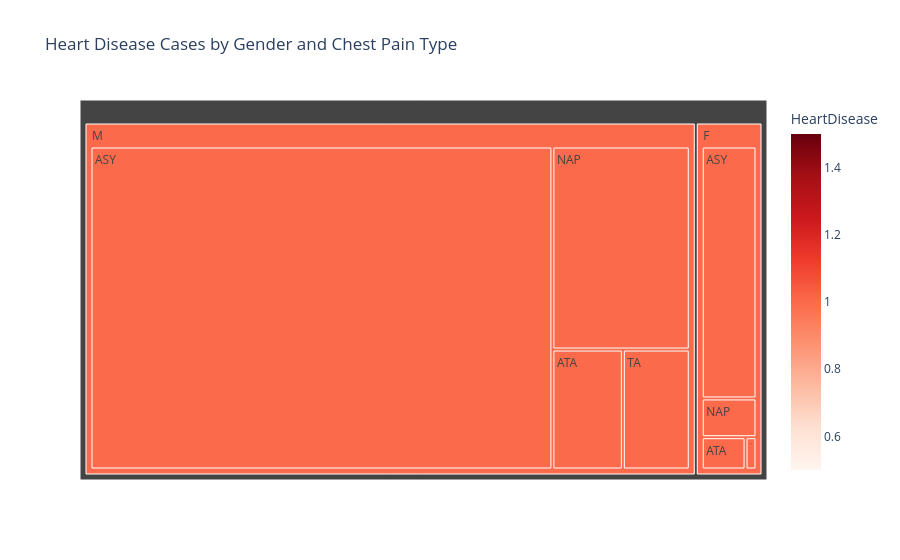

The code cell stored with this chart in its notebook:
### Code cell
fig = px.treemap(df, path=['Sex', 'ChestPainType'], values='HeartDisease',
                 color='HeartDisease', 
                 title='Heart Disease Cases by Gender and Chest Pain Type',
                 color_continuous_scale='Reds')
fig.show()

### Figure 1 — Plotly figure (JSON) as saved in the notebook; plotly's stock layout.template omitted (floating-point values rounded to 4 significant figures)
{"data": [{"branchvalues": "total", "customdata": [[1], [1], [1], [1], [1], [1], [1], [1], [1], [1]], "domain": {"x": [0, 1], "y": [0, 1]}, "hovertemplate": "labels=%{label}<br>HeartDisease_sum=%{value}<br>parent=%{parent}<br>id=%{id}<br>HeartDisease=%{color}<extra></extra>", "ids": ["F/ASY", "M/ASY", "F/ATA", "M/ATA", "F/NAP", "M/NAP", "F/TA", "M/TA", "F", "M"], "labels": ["ASY", "ASY", "ATA", "ATA", "NAP", "NAP", "TA", "TA", "F", "M"], "marker": {"coloraxis": "coloraxis", "colors": [1, 1, 1, 1, 1, 1, 1, 1, 1, 1]}, "name": "", "parents": ["F", "M", "F", "M", "F", "M", "F", "M", "", ""], "type": "treemap", "values": [39, 353, 4, 20, 6, 66, 1, 19, 50, 458]}], "layout": {"coloraxis": {"colorbar": {"title": {"text": "HeartDisease"}}, "colorscale": [[0, "rgb(255,245,240)"], [0.125, "rgb(254,224,210)"], [0.25, "rgb(252,187,161)"], [0.375, "rgb(252,146,114)"], [0.5, "rgb(251,106,74)"], [0.625, "rgb(239,59,44)"], [0.75, "rgb(203,24,29)"], [0.875, "rgb(165,15,21)"], [1, "rgb(103,0,13)"]]}, "legend": {"tracegroupgap": 0}, "title": {"text": "Heart Disease Cases by Gender and Chest Pain Type"}}}
